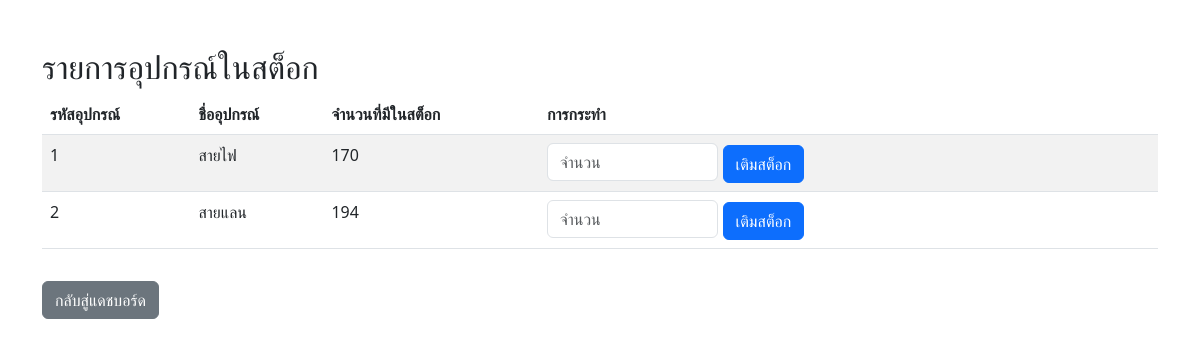
Page /equipment.php (signed in) on the committed database.
### tables this page shows
CREATE TABLE `equipment` (
  `id` int(11) NOT NULL,
  `Name` varchar(45) DEFAULT NULL,
  `QuantityAvailable` varchar(45) DEFAULT NULL
);

### equipment.php (the view, shortened to what this page needs)
<?php
include 'db_connect.php';
$query = "SELECT * FROM equipment";
$stmt = $conn->prepare($query);
$stmt->execute();
$result = $stmt->get_result();
?>
<!DOCTYPE html>
<html lang="en">
<head>
    <link href="https://cdn.jsdelivr.net/npm/bootstrap@5.3.0-alpha1/dist/css/bootstrap.min.css" rel="stylesheet">
</head>
<body>
    <div class="container mt-5">
        <h2>รายการอุปกรณ์ในสต็อก</h2>
        <?php if ($result->num_rows > 0): ?>
            <table class="table table-striped">
                <thead>
                    <tr>
                        <th>รหัสอุปกรณ์</th>
                        <th>ชื่ออุปกรณ์</th>
                        <th>จำนวนที่มีในสต็อก</th>
                        <th>การกระทำ</th>
                    </tr>
                </thead>
                <tbody>
                    <?php while ($equipment = $result->fetch_assoc()): ?>
                        <tr>
                            <td><?php echo $equipment['id']; ?></td>
                            <td><?php echo $equipment['Name']; ?></td>
                            <td><?php echo $equipment['QuantityAvailable']; ?></td>
                            <td>
                                <form method="post" style="display: inline-block;">
                                    <input type="number" name="quantity" min="1" class="form-control d-inline-block w-50" placeholder="จำนวน">
                                    <button type="submit" name="add_stock" class="btn btn-primary">เติมสต็อก</button>
                                </form>
                            </td>
                        </tr>
                    <?php endwhile; ?>
                </tbody>
            </table>
        <?php else: ?>
            <p>ไม่มีอุปกรณ์ในสต็อก</p>
        <?php endif; ?>
        <a href="user_dashboard.php" class="btn btn-secondary mt-3">กลับสู่แดชบอร์ด</a>
    </div>
</body>
</html>

### rows in the picture
equipment: id "1", Name "สายไฟ", QuantityAvailable "170"
equipment: id "2", Name "สายแลน", QuantityAvailable "194"
